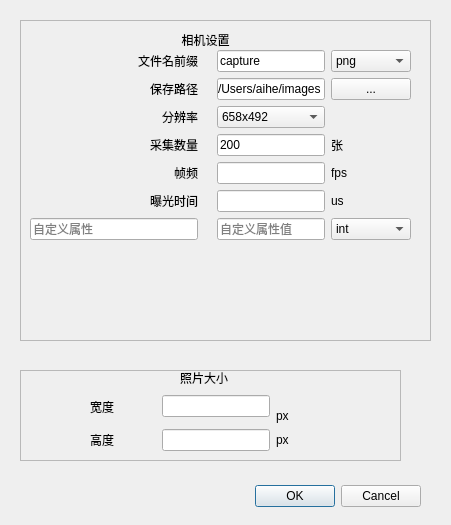
<?xml version="1.0" encoding="UTF-8"?>
<ui version="4.0">
 <class>SettingDialog</class>
 <widget class="QDialog" name="SettingDialog">
  <property name="geometry">
   <rect>
    <x>0</x>
    <y>0</y>
    <width>451</width>
    <height>525</height>
   </rect>
  </property>
  <property name="windowTitle">
   <string>Dialog</string>
  </property>
  <widget class="QDialogButtonBox" name="buttonBox">
   <property name="geometry">
    <rect>
     <x>80</x>
     <y>480</y>
     <width>341</width>
     <height>32</height>
    </rect>
   </property>
   <property name="orientation">
    <enum>Qt::Horizontal</enum>
   </property>
   <property name="standardButtons">
    <set>QDialogButtonBox::Cancel|QDialogButtonBox::Ok</set>
   </property>
  </widget>
  <widget class="QFrame" name="frame">
   <property name="geometry">
    <rect>
     <x>20</x>
     <y>20</y>
     <width>411</width>
     <height>321</height>
    </rect>
   </property>
   <property name="frameShape">
    <enum>QFrame::StyledPanel</enum>
   </property>
   <property name="frameShadow">
    <enum>QFrame::Raised</enum>
   </property>
   <widget class="QLabel" name="label">
    <property name="geometry">
     <rect>
      <x>10</x>
      <y>10</y>
      <width>351</width>
      <height>20</height>
     </rect>
    </property>
    <property name="text">
     <string>相机设置</string>
    </property>
    <property name="alignment">
     <set>Qt::AlignCenter</set>
    </property>
   </widget>
   <widget class="QWidget" name="formLayoutWidget">
    <property name="geometry">
     <rect>
      <x>10</x>
      <y>30</y>
      <width>381</width>
      <height>261</height>
     </rect>
    </property>
    <layout class="QGridLayout" name="gridLayout" columnstretch="1,0,0,0,0,0">
     <item row="7" column="4">
      <widget class="QLabel" name="label_12">
       <property name="text">
        <string/>
       </property>
      </widget>
     </item>
     <item row="1" column="4">
      <widget class="QLineEdit" name="filePath">
       <property name="sizePolicy">
        <sizepolicy hsizetype="Fixed" vsizetype="Fixed">
         <horstretch>0</horstretch>
         <verstretch>0</verstretch>
        </sizepolicy>
       </property>
       <property name="text">
        <string>/Users/aihe/images</string>
       </property>
      </widget>
     </item>
     <item row="1" column="0">
      <widget class="QLabel" name="label_3">
       <property name="text">
        <string>保存路径</string>
       </property>
       <property name="alignment">
        <set>Qt::AlignRight|Qt::AlignTrailing|Qt::AlignVCenter</set>
       </property>
      </widget>
     </item>
     <item row="0" column="4">
      <widget class="QLineEdit" name="filePrefix">
       <property name="sizePolicy">
        <sizepolicy hsizetype="Fixed" vsizetype="Fixed">
         <horstretch>0</horstretch>
         <verstretch>0</verstretch>
        </sizepolicy>
       </property>
       <property name="text">
        <string>capture</string>
       </property>
      </widget>
     </item>
     <item row="7" column="1">
      <widget class="QLabel" name="label_11">
       <property name="text">
        <string/>
       </property>
      </widget>
     </item>
     <item row="1" column="5">
      <widget class="QPushButton" name="selectDir">
       <property name="text">
        <string>...</string>
       </property>
      </widget>
     </item>
     <item row="0" column="5">
      <widget class="QComboBox" name="imageFormat">
       <item>
        <property name="text">
         <string>png</string>
        </property>
       </item>
       <item>
        <property name="text">
         <string>tiff</string>
        </property>
       </item>
      </widget>
     </item>
     <item row="2" column="4">
      <widget class="QComboBox" name="resolution">
       <item>
        <property name="text">
         <string>658x492</string>
        </property>
       </item>
       <item>
        <property name="text">
         <string>600x400</string>
        </property>
       </item>
       <item>
        <property name="text">
         <string>300x200</string>
        </property>
       </item>
      </widget>
     </item>
     <item row="5" column="0">
      <widget class="QLabel" name="label_6">
       <property name="text">
        <string>曝光时间</string>
       </property>
       <property name="alignment">
        <set>Qt::AlignRight|Qt::AlignTrailing|Qt::AlignVCenter</set>
       </property>
      </widget>
     </item>
     <item row="4" column="4">
      <widget class="QLineEdit" name="fps">
       <property name="sizePolicy">
        <sizepolicy hsizetype="Fixed" vsizetype="Fixed">
         <horstretch>0</horstretch>
         <verstretch>0</verstretch>
        </sizepolicy>
       </property>
      </widget>
     </item>
     <item row="5" column="4">
      <widget class="QLineEdit" name="exposureTime">
       <property name="sizePolicy">
        <sizepolicy hsizetype="Fixed" vsizetype="Fixed">
         <horstretch>0</horstretch>
         <verstretch>0</verstretch>
        </sizepolicy>
       </property>
      </widget>
     </item>
     <item row="4" column="5">
      <widget class="QLabel" name="label_15">
       <property name="text">
        <string>fps</string>
       </property>
      </widget>
     </item>
     <item row="0" column="0">
      <widget class="QLabel" name="label_2">
       <property name="text">
        <string>文件名前缀</string>
       </property>
       <property name="alignment">
        <set>Qt::AlignRight|Qt::AlignTrailing|Qt::AlignVCenter</set>
       </property>
      </widget>
     </item>
     <item row="2" column="0">
      <widget class="QLabel" name="label_18">
       <property name="text">
        <string>分辨率</string>
       </property>
       <property name="alignment">
        <set>Qt::AlignRight|Qt::AlignTrailing|Qt::AlignVCenter</set>
       </property>
      </widget>
     </item>
     <item row="3" column="0">
      <widget class="QLabel" name="label_4">
       <property name="text">
        <string>采集数量</string>
       </property>
       <property name="alignment">
        <set>Qt::AlignRight|Qt::AlignTrailing|Qt::AlignVCenter</set>
       </property>
      </widget>
     </item>
     <item row="3" column="5">
      <widget class="QLabel" name="label_13">
       <property name="text">
        <string>张</string>
       </property>
      </widget>
     </item>
     <item row="3" column="4">
      <widget class="QLineEdit" name="image2save">
       <property name="sizePolicy">
        <sizepolicy hsizetype="Fixed" vsizetype="Fixed">
         <horstretch>0</horstretch>
         <verstretch>0</verstretch>
        </sizepolicy>
       </property>
       <property name="text">
        <string>200</string>
       </property>
      </widget>
     </item>
     <item row="4" column="0">
      <widget class="QLabel" name="label_5">
       <property name="text">
        <string>帧频</string>
       </property>
       <property name="alignment">
        <set>Qt::AlignRight|Qt::AlignTrailing|Qt::AlignVCenter</set>
       </property>
      </widget>
     </item>
     <item row="5" column="5">
      <widget class="QLabel" name="label_14">
       <property name="text">
        <string>us</string>
       </property>
      </widget>
     </item>
     <item row="6" column="0">
      <widget class="QLineEdit" name="customAttr">
       <property name="placeholderText">
        <string>自定义属性</string>
       </property>
      </widget>
     </item>
     <item row="6" column="4">
      <widget class="QLineEdit" name="customValue">
       <property name="placeholderText">
        <string>自定义属性值</string>
       </property>
      </widget>
     </item>
     <item row="6" column="5">
      <widget class="QComboBox" name="customType">
       <item>
        <property name="text">
         <string>int</string>
        </property>
       </item>
       <item>
        <property name="text">
         <string>float</string>
        </property>
       </item>
       <item>
        <property name="text">
         <string>bool</string>
        </property>
       </item>
       <item>
        <property name="text">
         <string>string</string>
        </property>
       </item>
      </widget>
     </item>
    </layout>
   </widget>
  </widget>
  <widget class="QFrame" name="frame_2">
   <property name="geometry">
    <rect>
     <x>20</x>
     <y>370</y>
     <width>381</width>
     <height>91</height>
    </rect>
   </property>
   <property name="frameShape">
    <enum>QFrame::StyledPanel</enum>
   </property>
   <property name="frameShadow">
    <enum>QFrame::Raised</enum>
   </property>
   <widget class="QLabel" name="label_7">
    <property name="geometry">
     <rect>
      <x>160</x>
      <y>0</y>
      <width>60</width>
      <height>16</height>
     </rect>
    </property>
    <property name="text">
     <string>照片大小</string>
    </property>
   </widget>
   <widget class="QWidget" name="">
    <property name="geometry">
     <rect>
      <x>70</x>
      <y>20</y>
      <width>251</width>
      <height>61</height>
     </rect>
    </property>
    <layout class="QGridLayout" name="gridLayout_2">
     <item row="0" column="1" rowspan="2">
      <widget class="QLineEdit" name="cameraWidth">
       <property name="sizePolicy">
        <sizepolicy hsizetype="Fixed" vsizetype="Fixed">
         <horstretch>0</horstretch>
         <verstretch>0</verstretch>
        </sizepolicy>
       </property>
      </widget>
     </item>
     <item row="2" column="0">
      <widget class="QLabel" name="label_10">
       <property name="text">
        <string>高度</string>
       </property>
      </widget>
     </item>
     <item row="0" column="0" rowspan="2">
      <widget class="QLabel" name="label_9">
       <property name="text">
        <string>宽度</string>
       </property>
      </widget>
     </item>
     <item row="2" column="1">
      <widget class="QLineEdit" name="cameraHeight">
       <property name="sizePolicy">
        <sizepolicy hsizetype="Fixed" vsizetype="Fixed">
         <horstretch>0</horstretch>
         <verstretch>0</verstretch>
        </sizepolicy>
       </property>
      </widget>
     </item>
     <item row="1" column="2">
      <widget class="QLabel" name="label_8">
       <property name="text">
        <string>px</string>
       </property>
      </widget>
     </item>
     <item row="2" column="2">
      <widget class="QLabel" name="label_16">
       <property name="text">
        <string>px</string>
       </property>
      </widget>
     </item>
    </layout>
   </widget>
  </widget>
 </widget>
 <resources/>
 <connections>
  <connection>
   <sender>buttonBox</sender>
   <signal>accepted()</signal>
   <receiver>SettingDialog</receiver>
   <slot>accept()</slot>
   <hints>
    <hint type="sourcelabel">
     <x>248</x>
     <y>254</y>
    </hint>
    <hint type="destinationlabel">
     <x>157</x>
     <y>274</y>
    </hint>
   </hints>
  </connection>
  <connection>
   <sender>buttonBox</sender>
   <signal>rejected()</signal>
   <receiver>SettingDialog</receiver>
   <slot>reject()</slot>
   <hints>
    <hint type="sourcelabel">
     <x>316</x>
     <y>260</y>
    </hint>
    <hint type="destinationlabel">
     <x>286</x>
     <y>274</y>
    </hint>
   </hints>
  </connection>
 </connections>
</ui>
